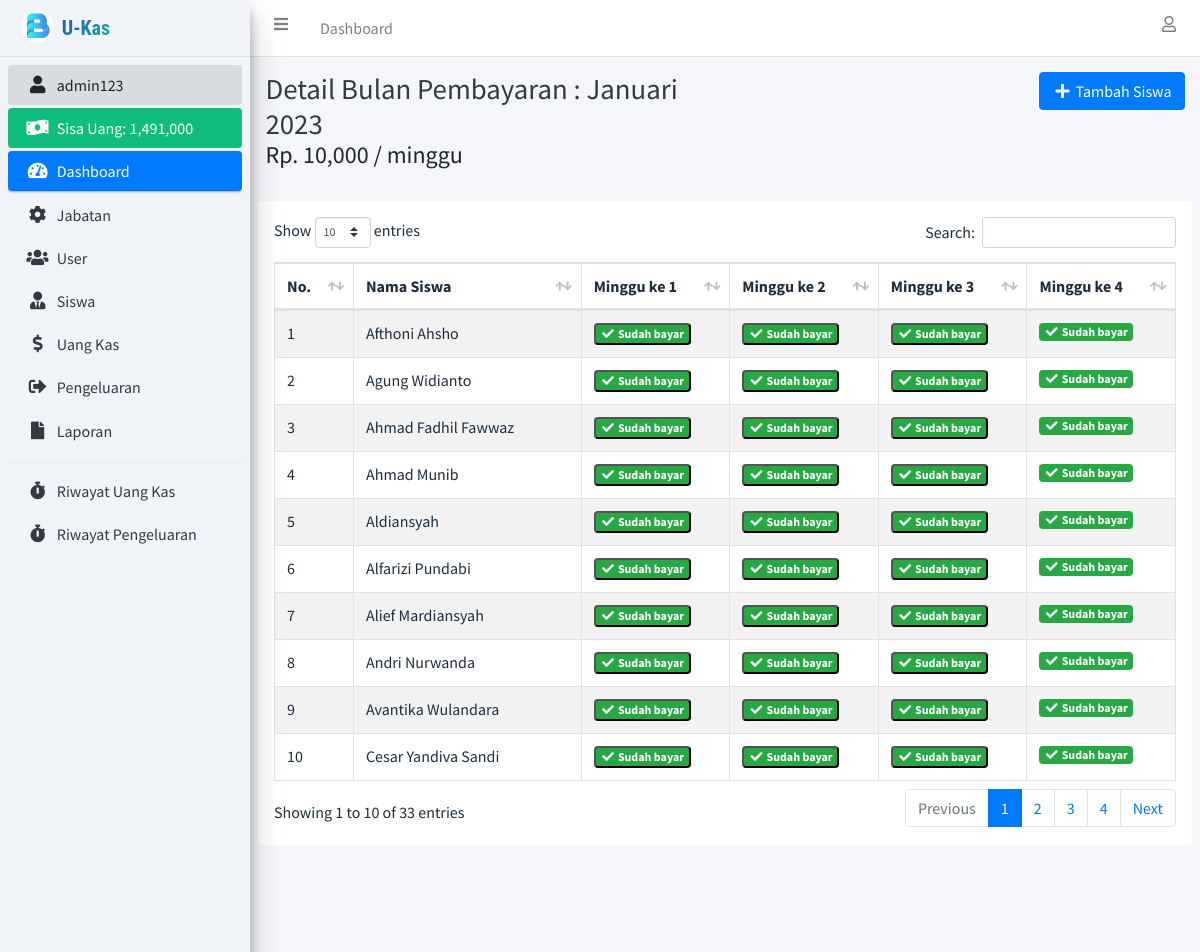
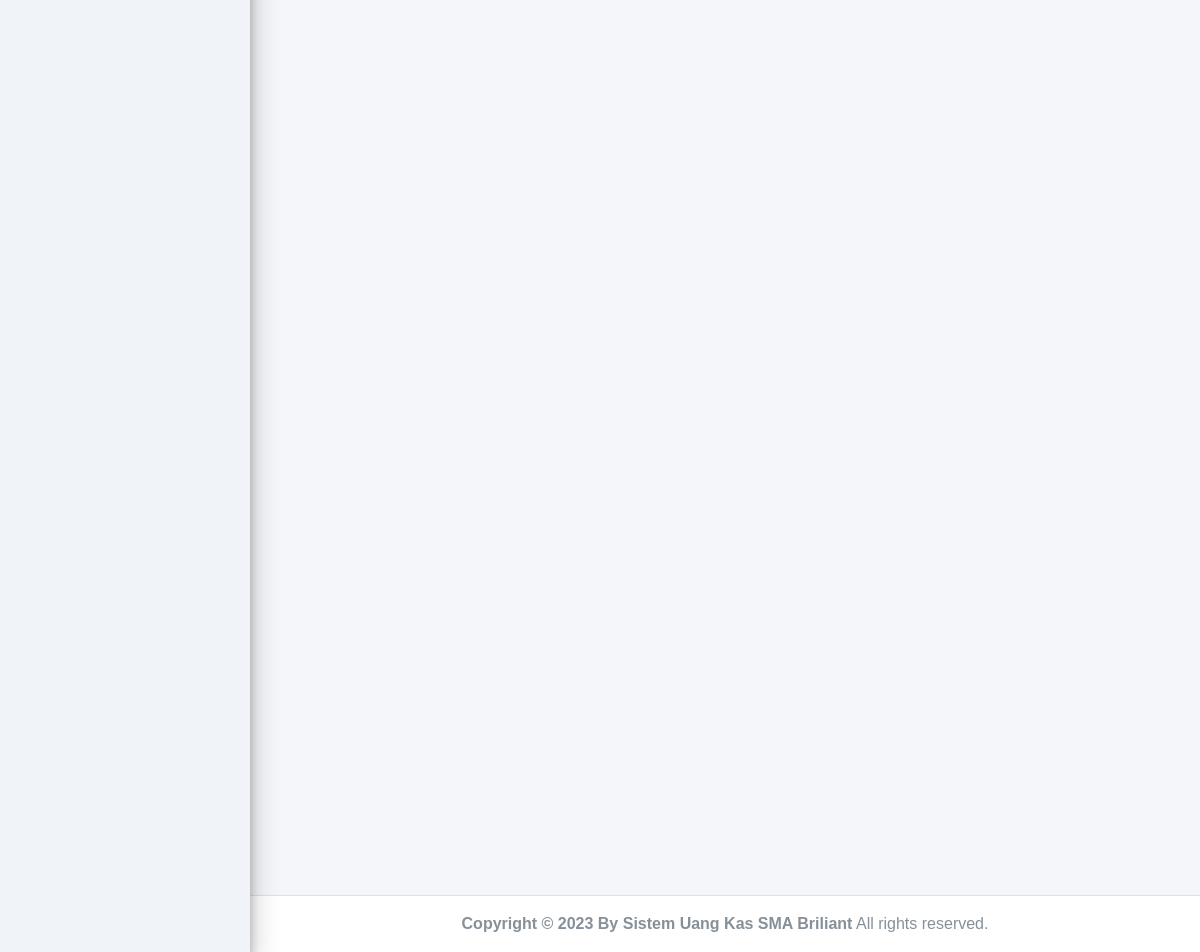
Page /detail_bulan_pembayaran.php?id_bulan_pembayaran=6 (signed in) on the committed database (2 pictures, top to bottom).
### tables this page shows
CREATE TABLE `user` (
  `id_user` int(11) NOT NULL,
  `nama_lengkap` varchar(100) NOT NULL,
  `username` varchar(100) NOT NULL,
  `password` varchar(255) NOT NULL,
  `id_jabatan` int(11) NOT NULL,
  `jenis_kelamin` enum('laki-laki','perempuan') NOT NULL,
  `no_hp` varchar(15) NOT NULL,
  `asal` varchar(150) NOT NULL,
  `photo` longblob NOT NULL
);

CREATE TABLE `bulan_pembayaran` (
  `id_bulan_pembayaran` int(11) NOT NULL,
  `nama_bulan` enum('januari','februari','maret','april','mei','juni','juli','agustus','september','oktober','november','desember') NOT NULL,
  `tahun` int(4) NOT NULL,
  `pembayaran_perminggu` int(11) NOT NULL
);

CREATE TABLE `uang_kas` (
  `id_uang_kas` int(11) NOT NULL,
  `id_siswa` int(11) NOT NULL,
  `id_bulan_pembayaran` int(11) NOT NULL,
  `minggu_ke_1` int(11) DEFAULT NULL,
  `minggu_ke_2` int(11) DEFAULT NULL,
  `minggu_ke_3` int(11) DEFAULT NULL,
  `minggu_ke_4` int(11) DEFAULT NULL,
  `status_lunas` int(11) NOT NULL
);

CREATE TABLE `siswa` (
  `id_siswa` int(11) NOT NULL,
  `nama_siswa` varchar(100) NOT NULL,
  `jenis_kelamin` enum('pria','wanita') NOT NULL,
  `no_telepon` varchar(25) NOT NULL,
  `email` varchar(255) NOT NULL
);

### connection.php (called while the page is built, shortened)
<?php
	$host		= "localhost";
	$username	= "root";
	$password	= "";
	$database	= "uang_kas";
	$conn 		= mysqli_connect($host, $username, $password, $database);
if (isset($_SESSION['id_user'])) {
	function dataUser() {
		global $conn;
		$id_user = $_SESSION['id_user'];
		return mysqli_fetch_assoc(mysqli_query($conn, "SELECT * FROM user INNER JOIN jabatan ON user.id_jabatan = jabatan.id_jabatan WHERE id_user = '$id_user'"));
	}
}

### detail_bulan_pembayaran.php (the view, shortened to what this page needs)
<?php
  require 'connection.php';
  $id_bulan_pembayaran = $_GET['id_bulan_pembayaran'];
  $detail_bulan_pembayaran = mysqli_fetch_assoc(mysqli_query($conn, "SELECT * FROM bulan_pembayaran WHERE id_bulan_pembayaran = '$id_bulan_pembayaran'"));
  $uang_kas = mysqli_query($conn, "SELECT * FROM uang_kas INNER JOIN siswa ON uang_kas.id_siswa = siswa.id_siswa INNER JOIN bulan_pembayaran ON uang_kas.id_bulan_pembayaran = bulan_pembayaran.id_bulan_pembayaran WHERE uang_kas.id_bulan_pembayaran = '$id_bulan_pembayaran' ORDER BY nama_siswa ASC");
  $bulan_pembayaran_pertama = mysqli_fetch_assoc(mysqli_query($conn, "SELECT * FROM bulan_pembayaran ORDER BY id_bulan_pembayaran ASC LIMIT 1"));
  $id_bulan_pembayaran_pertama = $bulan_pembayaran_pertama['id_bulan_pembayaran'];
?>
<!DOCTYPE html>
<html>
<head>
  <?php include 'include/css.php'; ?>
  <link rel="stylesheet" href="assets/fonts/material-icon/css/material-design-iconic-font.min.css">
</head>
<body class="hold-transition sidebar-mini layout-fixed">
<div class="wrapper">
  <?php include 'include/navbar.php'; ?>
  <?php include 'include/sidebar.php'; ?>
  <div class="content-wrapper">
    <div class="content-header">
      <div class="container-fluid">
        <div class="row mb-2">
          <div class="col-sm">
            <h1 class="m-0 text-dark">Detail Bulan Pembayaran : <?= ucwords($detail_bulan_pembayaran['nama_bulan']); ?> <?= $detail_bulan_pembayaran['tahun']; ?></h1>
            <h4>Rp. <?= number_format($detail_bulan_pembayaran['pembayaran_perminggu']); ?> / minggu</h4>
          </div>
          <div class="col-sm text-right">
            <?php if ($_SESSION['id_jabatan'] !== '3'): ?>
              <button type="button" class="btn btn-primary" data-toggle="modal" data-target="#tambahSiswaModal"><i class="fas fa-fw fa-plus"></i> Tambah Siswa</button>
            <?php endif ?>
          </div>
        </div>
      </div>
    </div>
    <section class="content">
      <div class="container-fluid bg-white p-3 rounded">
        <div class="table-responsive">
          <table class="table table-hover table-striped table-bordered" id="table_id">
            <thead>
              <tr>
                <th>No.</th>
                <th>Nama Siswa</th>
                <th>Minggu ke 1</th>
                <th>Minggu ke 2</th>
                <th>Minggu ke 3</th>
                <th>Minggu ke 4</th>
              </tr>
            </thead>
            <tbody>
              <?php $i = 1; ?>
              <?php foreach ($uang_kas as $duk): ?>
                <?php if ($_SESSION['id_jabatan'] == '3'): ?>
                  <tr>
                    <td><?= $i++; ?></td>
                    <td><?= ucwords(htmlspecialchars_decode($duk['nama_siswa'])); ?></td>
                    <?php if ($duk['minggu_ke_1'] == $duk['pembayaran_perminggu']): ?>
                      <td class="text-success"><?= number_format($duk['minggu_ke_1']); ?></td>
                    <?php else: ?>
                      <td class="text-danger"><?= number_format($duk['minggu_ke_1']); ?></td>
                    <?php endif ?>
                    <?php if ($duk['minggu_ke_2'] == $duk['pembayaran_perminggu']): ?>
                      <td class="text-success"><?= number_format($duk['minggu_ke_2']); ?></td>
                    <?php else: ?>
                      <td class="text-danger"><?= number_format($duk['minggu_ke_2']); ?></td>
                    <?php endif ?>
                    <?php if ($duk['minggu_ke_3'] == $duk['pembayaran_perminggu']): ?>
                      <td class="text-success"><?= number_format($duk['minggu_ke_3']); ?></td>
                    <?php else: ?>
                      <td class="text-danger"><?= number_format($duk['minggu_ke_3']); ?></td>
                    <?php endif ?>
                    <?php if ($duk['minggu_ke_4'] == $duk['pembayaran_perminggu']): ?>
                      <td class="text-success"><?= number_format($duk['minggu_ke_4']); ?></td>
                    <?php else: ?>
                      <td class="text-danger"><?= number_format($duk['minggu_ke_4']); ?></td>
                    <?php endif ?>
                  </tr>
                <?php else: ?>
                  <?php if ($id_bulan_pembayaran != $id_bulan_pembayaran_pertama AND $data_bulan_sebelum['status_lunas'] == '0'): ?>
                    <tr class="bg-danger">
                  <?php else: ?>
                    <tr>
                  <?php endif ?>
                    <td><?= $i++; ?></td>
                    <td><?= $duk['nama_siswa']; ?></td>
                    <?php if ($duk['minggu_ke_1'] == $duk['pembayaran_perminggu']): ?>
                      <?php if ($duk['minggu_ke_2'] !== "0"): ?>
                        <td>
                          <button type="button" class="badge badge-success" data-container="body" data-toggle="popover" data-placement="top" data-content="Tidak bisa mengubah minggu ke 1, kalau minggu ke 2 dan seterusnya sudah lunas, jika ingin mengubah, ubahlah minggu ke 2 atau ke 3 atau ke 4 terlebih dahulu menjadi 0.">
                            <i class="fas fa-fw fa-check"></i> Sudah bayar
                          </button>
                        </td>
                      <?php else: ?>
                        <td><a href="" data-toggle="modal" data-target="#editMingguKe1<?= $duk['id_uang_kas']; ?>" class="badge badge-success"><i class="fas fa-fw fa-check"></i> Sudah bayar</a></td>
                      <?php endif ?>
                    <?php endif ?>
                    <?php if ($duk['minggu_ke_1'] !== $duk['pembayaran_perminggu']): ?>
                      <td><---</td>
                      <td><---</td>
                      <td><---</td>
                    <?php else: ?>
                      <?php if ($duk['minggu_ke_2'] == $duk['pembayaran_perminggu']): ?>
                      <?php if ($duk['minggu_ke_3'] !== "0"): ?>
                        <td><button type="button" class="badge badge-success" data-container="body" data-toggle="popover" data-placement="top" data-content="Tidak bisa mengubah minggu ke 2, jika minggu ke 3 dan seterusnya sudah lunas, jika ingin mengubah, ubahlah minggu ke 3 atau ke 4 terlebih dahulu menjadi 0."><i class="fas fa-fw fa-check"></i> Sudah bayar</button></td>
                      <?php else: ?>
                        <td><a href="" data-toggle="modal" data-target="#editMingguKe2<?= $duk['id_uang_kas']; ?>" class="badge badge-success"><i class="fas fa-fw fa-check"></i> Sudah bayar</a></td>
                      <?php endif ?>
                      <?php else: ?>
                        <td><a href="" data-toggle="modal" data-target="#editMingguKe2<?= $duk['id_uang_kas']; ?>" class="badge badge-danger"><?= number_format($duk['minggu_ke_2']); ?></a></td>
                      <?php endif ?>
                      <?php if ($duk['minggu_ke_2'] !== $duk['pembayaran_perminggu']): ?>
                        <td><---</td>
                        <td><---</td>
                      <?php else: ?>
                        <?php if ($duk['minggu_ke_3'] == $duk['pembayaran_perminggu']): ?>
                          <?php if ($duk['minggu_ke_4'] !== "0"): ?>
                            <td><button type="button" class="badge badge-success" data-container="body" data-toggle="popover" data-placement="top" data-content="Tidak bisa mengubah minggu ke 3, jika minggu ke 4 sudah lunas, jika ingin mengubah, ubahlah minggu ke 4 terlebih dahulu menjadi 0."><i class="fas fa-fw fa-check"></i> Sudah bayar</button></td>
                          <?php else: ?>
                            <td><a href="" data-toggle="modal" data-target="#editMingguKe3<?= $duk['id_uang_kas']; ?>" class="badge badge-success"><i class="fas fa-fw fa-check"></i> Sudah bayar</a></td>
                          <?php endif ?>
                        <?php else: ?>
                          <td><a href="" data-toggle="modal" data-target="#editMingguKe3<?= $duk['id_uang_kas']; ?>" class="badge badge-danger"><?= number_format($duk['minggu_ke_3']); ?></a></td>
                        <?php endif ?>
                        <?php if ($duk['minggu_ke_3'] !== $duk['pembayaran_perminggu']): ?>
                          <td><---</td>
                        <?php else: ?>
                          <?php if ($duk['minggu_ke_4'] == $duk['pembayaran_perminggu']): ?>
                            <td><a href="" data-toggle="modal" data-target="#editMingguKe4<?= $duk['id_uang_kas']; ?>" class="badge badge-success"><i class="fas fa-fw fa-check"></i> Sudah bayar</a></td>
                          <?php else: ?>
                            <td><a href="" data-toggle="modal" data-target="#editMingguKe4<?= $duk['id_uang_kas']; ?>" class="badge badge-danger"><?= number_format($duk['minggu_ke_4']); ?></a></td>
                          <?php endif ?>
                        <?php endif ?>
                      <?php endif ?>
                    <?php endif ?>
                  </tr>
                <?php endif ?>
              <?php endforeach ?>
            </tbody>
          </table>
        </div>
      </div>
    </section>
  </div>
 <?php include 'include/footer.php';?>
</div>
</body>
</html>

### include/sidebar.php
<?php
  $dataUser = dataUser();
  $jml_pengeluaran = mysqli_fetch_assoc(mysqli_query($conn, "SELECT sum(jumlah_pengeluaran) as jml_pengeluaran FROM pengeluaran"));
  $jml_pengeluaran = $jml_pengeluaran['jml_pengeluaran'];
  $jml_uang_kas = mysqli_fetch_assoc(mysqli_query($conn, "SELECT sum(minggu_ke_1 + minggu_ke_2 + minggu_ke_3 + minggu_ke_4) as jml_uang_kas FROM uang_kas"));
  $jml_uang_kas = $jml_uang_kas['jml_uang_kas'];
?>
<aside class="main-sidebar sidebar-light-primary elevation-4" style="background-color: #f0f4f8;">
  <a href="index.php" class="brand-link">
    <img src="assets/img/img_properties/briliant.png" alt="AdminLTE Logo" class="brand-image" style="opacity: .8">
    <span class="brand-text " style="
  @import url('https://fonts.googleapis.com/css2?family=Open+Sans:wght@800Quicksand:wght@700&family=Roboto+Condensed:wght@800&display=swap');
  font-family: 'Roboto Condensed', sans-serif; font-weight:800; font-style: 25px; background: linear-gradient(-45deg, rgb(30, 166, 178) 0%, rgb(33, 88, 166) 100%);
    -webkit-background-clip: text;
    -webkit-text-fill-color: transparent;">U-Kas</span>
  </a>
  <div class="sidebar" >
    <nav class="mt-2">
      <ul class="nav nav-pills nav-sidebar flex-column" data-widget="treeview" role="menu" data-accordion="false">
        <li class="nav-item has-treeview menu-open">
          <a href="profile.php" class="nav-link"><i class="nav-icon fas fa-fw fa-user"></i> <p><?= $dataUser['username']; ?></p></a>
        </li>
        <li class="nav-item">
          <div class=" nav-link text-white" style="background-color: #11bd7e;">
            <i class="nav-icon fas fa-money-bill-wave"></i>
            <p>
              Sisa Uang: <?= number_format($jml_uang_kas - $jml_pengeluaran); ?>
            </p>
          </div>
        </li>
        <li class="nav-item has-treeview menu-open" >
          <a href="index.php" class="nav-link active" >
            <i class="nav-icon fas fa-tachometer-alt"></i>
            <p>
              Dashboard
            </p>
          </a>
        </li>
        <?php if ($dataUser['id_jabatan'] == '1'): ?>
          <li class="nav-item">
            <a href="jabatan.php" class="nav-link">
              <i class="nav-icon fas fa-cog"></i>
              <p>
                Jabatan
              </p>
            </a>
          </li>
          <li class="nav-item">
            <a href="user.php" class="nav-link">
              <i class="nav-icon fas fa-users"></i>
              <p>
                User
              </p>
            </a>
          </li>
        <?php endif ?>
        <li class="nav-item">
          <a href="siswa.php" class="nav-link">
            <i class="fas fa-user-tie nav-icon"></i>
            <p>Siswa</p>
          </a>
        </li>
        <li class="nav-item">
          <a href="uang_kas.php" class="nav-link">
            <i class="fas fa-dollar-sign nav-icon"></i>
            <p>Uang Kas</p>
          </a>
        </li>
        <li class="nav-item">
          <a href="pengeluaran.php" class="nav-link">
            <i class="fas fa-sign-out-alt nav-icon"></i>
            <p>Pengeluaran</p>
          </a>
        </li>
        <li class="nav-item">
          <a href="laporan.php" class="nav-link">
            <i class="fas fa-file nav-icon"></i>
            <p>Laporan</p>
          </a>
        </li>
        <div class="dropdown-divider"></div>
        <li class="nav-item">
          <a href="riwayat.php" class="nav-link">
            <i class="fas fa-stopwatch nav-icon"></i>
            <p>Riwayat Uang Kas</p>
          </a>
        </li>
        <li class="nav-item">
          <a href="riwayat_pengeluaran.php" class="nav-link">
            <i class="fas fa-stopwatch nav-icon"></i>
            <p>Riwayat Pengeluaran</p>
          </a>
        </li>
      </ul>
    </nav>
  </div>
</aside>

### rows in the picture
user: username "admin123"
bulan_pembayaran: nama_bulan "Januari", tahun "2023", pembayaran_perminggu "10,000"
uang_kas: id_siswa.nama_siswa "Afthoni Ahsho", minggu_ke_1 "Sudah bayar", minggu_ke_2 "Sudah bayar", minggu_ke_3 "Sudah bayar"
uang_kas: id_siswa.nama_siswa "Agung Widianto", minggu_ke_1 "Sudah bayar", minggu_ke_2 "Sudah bayar", minggu_ke_3 "Sudah bayar"
uang_kas: id_siswa.nama_siswa "Ahmad Fadhil Fawwaz", minggu_ke_1 "Sudah bayar", minggu_ke_2 "Sudah bayar", minggu_ke_3 "Sudah bayar"
uang_kas: id_siswa.nama_siswa "Ahmad Munib", minggu_ke_1 "Sudah bayar", minggu_ke_2 "Sudah bayar", minggu_ke_3 "Sudah bayar"
uang_kas: id_siswa.nama_siswa "Aldiansyah", minggu_ke_1 "Sudah bayar", minggu_ke_2 "Sudah bayar", minggu_ke_3 "Sudah bayar"
uang_kas: id_siswa.nama_siswa "Alfarizi Pundabi", minggu_ke_1 "Sudah bayar", minggu_ke_2 "Sudah bayar", minggu_ke_3 "Sudah bayar"
uang_kas: id_siswa.nama_siswa "Alief Mardiansyah", minggu_ke_1 "Sudah bayar", minggu_ke_2 "Sudah bayar", minggu_ke_3 "Sudah bayar"
uang_kas: id_siswa.nama_siswa "Andri Nurwanda", minggu_ke_1 "Sudah bayar", minggu_ke_2 "Sudah bayar", minggu_ke_3 "Sudah bayar"
uang_kas: id_siswa.nama_siswa "Avantika Wulandara", minggu_ke_1 "Sudah bayar", minggu_ke_2 "Sudah bayar", minggu_ke_3 "Sudah bayar"
uang_kas: id_siswa.nama_siswa "Cesar Yandiva Sandi", minggu_ke_1 "Sudah bayar", minggu_ke_2 "Sudah bayar", minggu_ke_3 "Sudah bayar"

### other values in the picture
$jml_uang_kas - $jml_pengeluaran "1,491,000"
